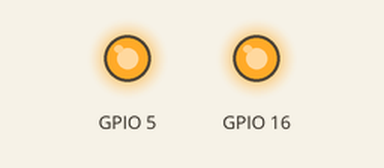
Recording of a sketch running on a simulated ESP8266 (NodeMCU). Parts: output pins drawn as LEDs (lit = HIGH). WiFi joins after 1.5 s; servers stay silent unless stated; what the sketch prints to the serial monitor is not drawn.

Above: at 0.1 s.
At 0.6 s:
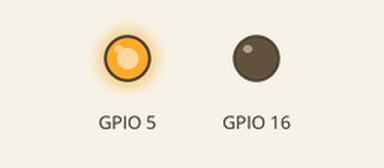
At 1.6 s:
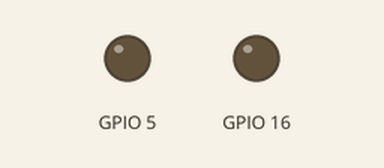
Timing chart, 0 to 3.1 s (numbered marks = the images above):
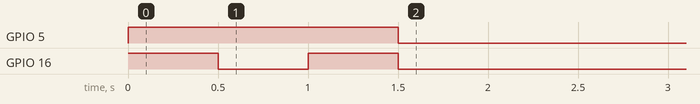

The sketch:

nodemcuSocket.ino
```cpp
#include <ESP8266WiFi.h>
#include <ESP8266WebServer.h>


const char* ssid = "TP-Link_BE4E";
const char* password = "church088";

#define LISTEN_PORT 80

WiFiServer server(LISTEN_PORT);

void setup(void) {
  pinMode(16, OUTPUT);
  pinMode(5, OUTPUT);
  digitalWrite(16, HIGH);
  digitalWrite(5, HIGH);
  Serial.begin(115200);
  WiFi.begin(ssid, password);
  bool low = true;
  while (WiFi.status() != WL_CONNECTED) {
    delay(500);
    if(low){
      digitalWrite(16, LOW);

    }
    else{
      digitalWrite(16, HIGH);
      }
    low = !low;
    Serial.print(".");
  }
  digitalWrite(16, LOW);
  digitalWrite(5, LOW);
  Serial.println("");
  Serial.println("WiFi connected");

  server.begin();
  Serial.println("Server started");
  Serial.println(WiFi.localIP());
}
const char RED_ON = '1';
const char RED_OFF = '0';
const char GREEN_ON = '3';
const char GREEN_OFF = '2';
void loop() {

  WiFiClient client = server.available();

  if (client) {

    while (client.connected()) {

      while (client.available()>0) {
        char c = client.read();
        switch(c){
          case RED_ON:
            digitalWrite(16,HIGH);
            break;
          case RED_OFF:
            digitalWrite(16,LOW);
            break;
          case GREEN_ON:
            digitalWrite(5,HIGH);
            break;
          case GREEN_OFF:
            digitalWrite(5,LOW);
            break;
          default:
            break;
          }
      }

      delay(10);
    }

    client.stop();
  }
  delay(10);
}
```
